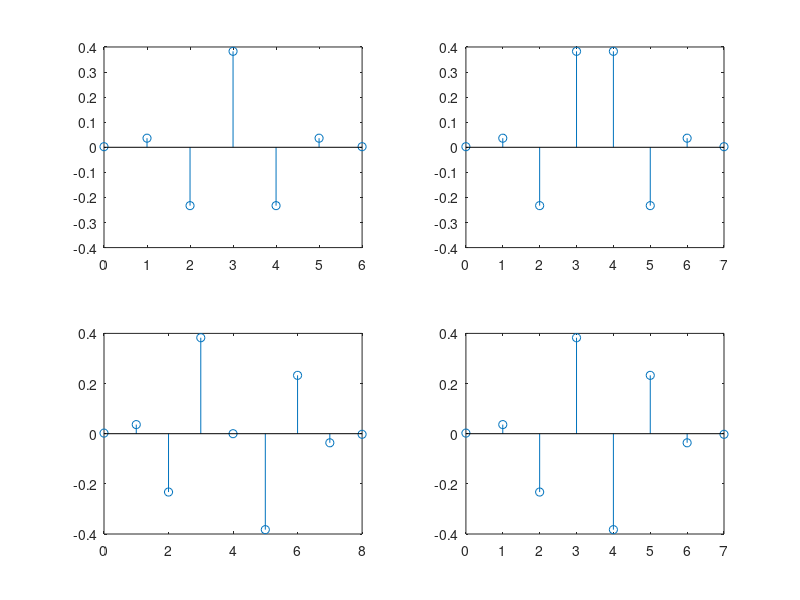
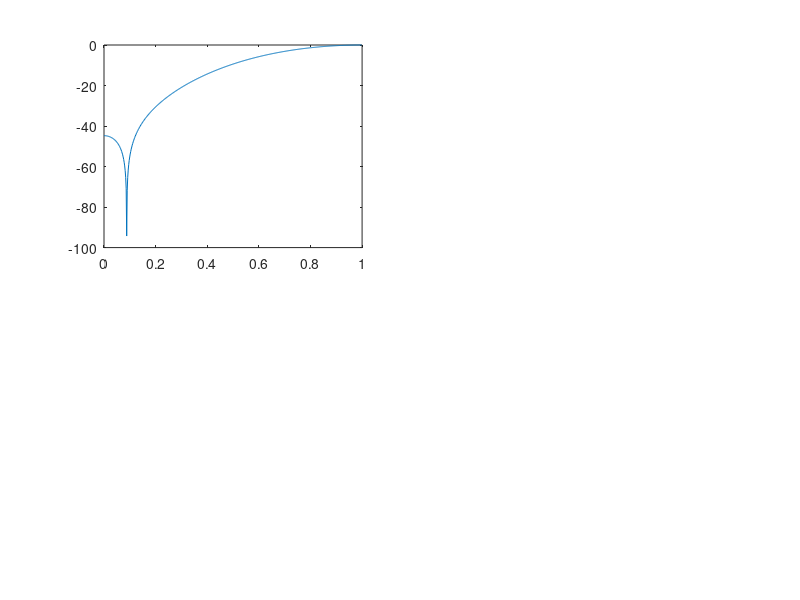

Write the MATLAB code that produced these figures, in order. (Note: this script raises an error after producing the figures.)
%% Exercise 1

h0 = 0.0024; h1 = 0.0363; h2 = -0.2327; h3 = 0.3827;
h = [h0 h1 h2 h3];

% Type I to IV
hI = [h fliplr(h(1:end-1))];
hII = [h fliplr(h)];
hIII = [h 0 -fliplr(h)];
hIV = [h -fliplr(h)];

figure(1)
subplot(221)
stem([0:length(hI)-1], hI)
subplot(222)
stem([0:length(hII)-1], hII)
subplot(223)
stem([0:length(hIII)-1], hIII)
subplot(224)
stem([0:length(hIV)-1], hIV)

%% Exercise 2

[HI w] = freqz(hI,1);
HII = freqz(hII,1);
HIII = freqz(hIII,1);
HIV = freqz(hIV,1);

figure(2)
subplot(221)
plot(w/pi,20*log10(abs(HI)/max(abs(HI))));
xline(0.12)
title('|H_I(e^{jw})|')
xlabel('w/pi')
ylabel('dB')
grid()
subplot(222)
plot(w/pi,20*log10(abs(HII)/max(abs(HII))));
xline(0.12)
title('|H_{II}(e^{jw})|')
xlabel('w/pi')
ylabel('dB')
grid()
subplot(223)
plot(w/pi,20*log10(abs(HIII)/max(abs(HIII))));
xline(0.12)
title('|H_{III}(e^{jw})|')
xlabel('w/pi')
ylabel('dB')
grid()
subplot(224)
plot(w/pi,20*log10(abs(HIV)/max(abs(HIV))));
xline(0.12)
title('|H_{IV}(e^{jw})|')
xlabel('w/pi')
ylabel('dB')
grid()

%% Exercise 3
N = 400;
m = 0:N-1;

x1 = cos(0.12*pi*m);
% X1(jw) is a spike located at w/pi = 0.12
% This means that only the type I filter is valid
% (checked visually by looking at the dB value for each
% filter type in w/pi = 0.12

y1 = filter(hI,1,x1);

figure(3)
subplot(211)
stem(m,x1)
title('Input x_1[m]')
xlabel('m')
ylabel('x_1[m]')
grid()
subplot(212)
stem(m,y1)
title('Output y_1[m] using filter of type I')
xlabel('m')
ylabel('y_1[m]')
grid()

%% Exercise 4


% Using filterdesigner to create bd
% Settings:
% Responsetype: Bandstop
% Design method: FIR equiripple
% wpass1 = 0.10
% wstop1 = 0.11
% wpass2 = 0.13
% wstop2 = 0.14
% Apass1 = 1
% Astop = 60
% Apass2 = 1

H = freqz(bd,1);

figure(4)
plot(w/pi,20*log10(abs(H)/max(abs(H))));
xline(0.12)
xlabel('w/\pi')
ylabel('dB')
title('Magnitude of filter')
legend('H(e^{jw})|')
grid()

%% Exercise 5
y2 = filter(bd,1,x1);

figure(5)
stem(m,x1)
hold on
stem(m,y2)
hold off
title('filter output y_2[m] using x_1[m] as input')
xlabel('m')
ylabel('y_2[m]')
legend('x_1[m]','y_2[m]')
grid()